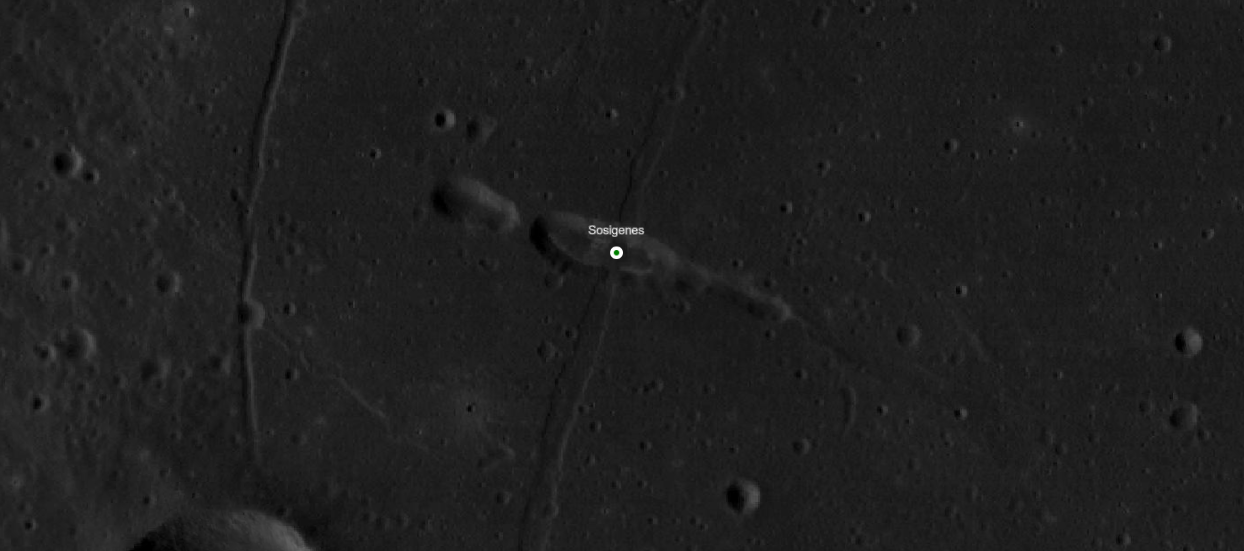
#> input picture data/training data/IrregularMarePatch.png, 1244 x 551 px; its folder holds only this picture in this run
$ python inject_anomalies.py --source 'data/training data'
#> lines starting #> are read from the running program, lines starting #| are printed output that depends on the picture
"""
Build the evaluation fixtures the harness expects.

`eval_harness.py` needs labeled regions: imagery with known artificial features
at known coordinates, plus known-hard natural features that a detector must NOT
flag. Real spacecraft imagery does not come with that labeling, so this script
manufactures it — either by injecting synthetic anomalies into your own natural
source imagery, or, with --demo, into procedurally generated terrain.

    # Self-contained demo: generate terrain, inject, write eval/ + training data/
    python inject_anomalies.py --demo

    # Use your own natural-geology imagery as the substrate
    python inject_anomalies.py --source path/to/natural/images

    # Reproducible variations
    python inject_anomalies.py --demo --seed 7

Outputs:
    eval/regions.json                     region list, splits, anomaly types
    eval/<region_id>/scene.png            the injected scene
    eval/<region_id>/ground_truth.json    zones: target / false_positive / background
    training data/<name>.png              (demo only) clean natural baseline

IMPORTANT — what these fixtures are and are not:
  The injected features are SYNTHETIC. They measure whether the detector
  separates hard-edged artificial geometry from natural terrain, which is a
  necessary property, not a sufficient one. Good separation here does not
  establish performance on real orbital imagery of real hardware. Treat these
  numbers as a regression guard while tuning, and validate on real scenes
  separately.
"""
from __future__ import annotations

import argparse
import json
import shutil
from pathlib import Path
from typing import Dict, List, Optional, Tuple

import numpy as np
from PIL import Image

BASE = Path(__file__).resolve().parent
IMG_SIZE = 1024
CHIP_SIZE = 256
CHIP_STRIDE = 128     # chip_size 256 at 50% overlap -> chip centers on this grid
SRC_EXTS = {".tif", ".tiff", ".png", ".jpg", ".jpeg", ".npy"}


# ─────────────────────────────────────────────────────────────────────────────
# SYNTHETIC NATURAL TERRAIN
# ─────────────────────────────────────────────────────────────────────────────

def _value_noise(rng: np.random.Generator, size: int, cells: int) -> np.ndarray:
    """Smooth value noise at one octave, bilinearly upsampled from a coarse grid."""
    coarse = rng.random((cells + 1, cells + 1))
    img = Image.fromarray((coarse * 255).astype(np.uint8), mode="L")
    return np.asarray(img.resize((size, size), Image.BICUBIC), dtype=np.float32) / 255.0


def fractal_terrain(rng: np.random.Generator, size: int = IMG_SIZE) -> np.ndarray:
    """Sum of octaves — the 1/f statistics that make natural surfaces look natural."""
    out = np.zeros((size, size), dtype=np.float32)
    amp, total = 1.0, 0.0
    for cells in (2, 4, 8, 16, 32, 64, 128):
        out += amp * _value_noise(rng, size, cells)
        total += amp
        amp *= 0.55
    out /= total
    return out


def add_crater(arr: np.ndarray, cx: int, cy: int, radius: float,
               rng: np.random.Generator, bright_rim: bool = False) -> None:
    """Bowl with a raised rim. The classic natural false positive: high contrast,
    strong edges, radially symmetric."""
    h, w = arr.shape
    y0, y1 = max(0, int(cy - radius * 2)), min(h, int(cy + radius * 2))
    x0, x1 = max(0, int(cx - radius * 2)), min(w, int(cx + radius * 2))
    if y1 <= y0 or x1 <= x0:
        return
    yy, xx = np.mgrid[y0:y1, x0:x1]
    r = np.hypot(yy - cy, xx - cx) / radius

    bowl = -0.18 * np.exp(-(r ** 2) * 1.6)          # depression
    rim = 0.22 * np.exp(-((r - 1.0) ** 2) / 0.05)   # raised rim
    if bright_rim:
        rim *= 1.9
    # illumination asymmetry: one side of the bowl shadowed
    shade = -0.10 * np.clip(np.cos(np.arctan2(yy - cy, xx - cx)), 0, 1) * np.exp(-(r ** 2) * 1.2)

    arr[y0:y1, x0:x1] += (bowl + rim + shade).astype(np.float32)


def add_boulder_field(arr: np.ndarray, cx: int, cy: int, extent: int,
                      rng: np.random.Generator, n: int = 40) -> None:
    """Scattered bright specks with dark shadows. Natural, but bright and compact —
    exactly the texture that generates false alarms."""
    h, w = arr.shape
    for _ in range(n):
        bx = int(np.clip(cx + rng.normal(0, extent / 3), 2, w - 3))
        by = int(np.clip(cy + rng.normal(0, extent / 3), 2, h - 3))
        rad = int(rng.integers(1, 4))
        arr[by - rad:by + rad + 1, bx - rad:bx + rad + 1] += 0.30
        arr[by:by + rad + 2, bx - rad - 1:bx] -= 0.18   # shadow


def natural_scene(rng: np.random.Generator, size: int = IMG_SIZE) -> np.ndarray:
    """Terrain + a scattering of craters. No artificial content."""
    arr = fractal_terrain(rng, size)
    for _ in range(int(rng.integers(6, 12))):
        add_crater(arr, int(rng.integers(60, size - 60)), int(rng.integers(60, size - 60)),
                   float(rng.uniform(14, 45)), rng)
    return np.clip(arr, 0.0, 1.0)


# ─────────────────────────────────────────────────────────────────────────────
# INJECTED ANOMALIES  (the "technosignature" targets)
# ─────────────────────────────────────────────────────────────────────────────

def inject_rectilinear(arr: np.ndarray, cx: int, cy: int,
                       rng: np.random.Generator) -> Tuple[int, int, int, int]:
    """Hard-edged rectangular platform with a cast shadow. Straight edges,
    right angles, uniform interior — none of which erosion produces."""
    hw, hh = int(rng.integers(14, 26)), int(rng.integers(10, 20))
    arr[cy - hh:cy + hh, cx - hw:cx + hw] = 0.86
    arr[cy - hh + 3:cy + hh - 3, cx - hw + 3:cx + hw - 3] = 0.74   # inner panel
    arr[cy + hh:cy + hh + 7, cx - hw + 4:cx + hw + 4] = 0.08       # shadow
    return (cx - hw, cy - hh, cx + hw + 4, cy + hh + 7)


def inject_linear(arr: np.ndarray, cx: int, cy: int,
                  rng: np.random.Generator) -> Tuple[int, int, int, int]:
    """A long straight track at an arbitrary angle — the case axis-aligned edge
    detectors miss and the FFT angular-concentration term is meant to catch."""
    length = int(rng.integers(120, 200))
    angle = float(rng.uniform(0, np.pi))
    dx, dy = np.cos(angle), np.sin(angle)
    h, w = arr.shape
    for t in np.linspace(-length / 2, length / 2, length * 3):
        x, y = int(cx + dx * t), int(cy + dy * t)
        if 1 <= x < w - 1 and 1 <= y < h - 1:
            arr[y - 1:y + 2, x - 1:x + 2] = 0.82
    ex, ey = int(abs(dx) * length / 2) + 2, int(abs(dy) * length / 2) + 2
    return (cx - ex, cy - ey, cx + ex, cy + ey)


def inject_compact_object(arr: np.ndarray, cx: int, cy: int,
                          rng: np.random.Generator) -> Tuple[int, int, int, int]:
    """Small, very bright, compact, with a hard shadow — a lander-like signature.
    Deliberately the smallest target: this is what patch-max error exists for."""
    r = int(rng.integers(5, 9))
    arr[cy - r:cy + r, cx - r:cx + r] = 0.94
    arr[cy - r - 2:cy - r, cx - 2:cx + 2] = 0.88      # mast / antenna
    arr[cy + r:cy + r + 9, cx - r + 3:cx + r + 3] = 0.05   # long shadow
    return (cx - r, cy - r - 2, cx + r + 3, cy + r + 9)


def inject_grid(arr: np.ndarray, cx: int, cy: int,
                rng: np.random.Generator) -> Tuple[int, int, int, int]:
    """Repeated elements on a regular pitch. Periodicity at a fixed spacing is a
    spectral signature natural terrain does not produce."""
    pitch = int(rng.integers(11, 16))
    n = 4
    for i in range(-n, n + 1):
        for j in range(-n, n + 1):
            x, y = cx + i * pitch, cy + j * pitch
            arr[y - 2:y + 3, x - 2:x + 3] = 0.88
    ext = n * pitch + 2
    return (cx - ext, cy - ext, cx + ext, cy + ext)


INJECTORS = {
    "rectilinear_structure": inject_rectilinear,
    "linear_feature":        inject_linear,
    "compact_bright_object": inject_compact_object,
    "regular_grid":          inject_grid,
}


# ─────────────────────────────────────────────────────────────────────────────
# REGION ASSEMBLY
# ─────────────────────────────────────────────────────────────────────────────

def _snap_to_chip_center(v: int) -> int:
    """Put a feature on the chip-center lattice so at least one chip center
    lands inside its zone regardless of how tiling falls."""
    return int(round((v - CHIP_STRIDE) / CHIP_STRIDE)) * CHIP_STRIDE + CHIP_STRIDE


def _containment_zone(feat_bbox: Tuple[int, int, int, int], label: str,
                      chip_size: int, size: int) -> Dict:
    """Zone covering exactly the chip centers whose chip FULLY CONTAINS the feature.

    The harness labels a chip by whether its center falls inside a zone. A chip
    of width `chip_size` centred at c spans [c - chip_size/2, c + chip_size/2],
    so it fully contains a feature spanning [f1, f2] when

        c >= f2 - chip_size/2   and   c <= f1 + chip_size/2

    Deriving the zone this way — rather than from a fixed half-width — matters:
    too wide and chips holding only a clipped corner of the feature get labeled
    `target`, which drags target confidence down and understates separation;
    too narrow and chips that genuinely contain the feature are scored as
    background. Either way the harness measures the fixture, not the model.
    """
    x1, y1, x2, y2 = feat_bbox
    half = chip_size // 2
    zx1, zx2 = x2 - half, x1 + half
    zy1, zy2 = y2 - half, y1 + half
    # A feature larger than a chip inverts the interval; fall back to the chip
    # centred on it, which is the best any tiling can do.
    if zx1 > zx2:
        zx1 = zx2 = (x1 + x2) // 2
    if zy1 > zy2:
        zy1 = zy2 = (y1 + y2) // 2
    return {
        "label": label,
        "bbox": [max(0, int(zx1)), max(0, int(zy1)),
                 min(size - 1, int(zx2)), min(size - 1, int(zy2))],
    }


def build_region(region_id: str,
                 anomaly_type: str,
                 rng: np.random.Generator,
                 substrate: Optional[np.ndarray] = None,
                 size: int = IMG_SIZE,
                 chip_size: int = CHIP_SIZE) -> Tuple[np.ndarray, Dict]:
    """Return (image, ground_truth). One injected target, two natural
    false-positive features, background everywhere else."""
    arr = natural_scene(rng, size) if substrate is None else substrate.copy()

    margin = 260
    sep = chip_size + 64        # keep features from sharing chips
    zones: List[Dict] = []
    taken: List[Tuple[int, int]] = []

    def pick_spot() -> Tuple[int, int]:
        cx = cy = size // 2
        for _ in range(400):
            cx = _snap_to_chip_center(int(rng.integers(margin, size - margin)))
            cy = _snap_to_chip_center(int(rng.integers(margin, size - margin)))
            if all(abs(cx - px) > sep or abs(cy - py) > sep for px, py in taken):
                break
        taken.append((cx, cy))
        return cx, cy

    # ── the target ──────────────────────────────────────────────────────────
    tx, ty = pick_spot()
    tbox = INJECTORS[anomaly_type](arr, tx, ty, rng)
    zones.append(_containment_zone(tbox, "target", chip_size, size))

    # ── natural features that a naive detector mistakes for targets ─────────
    fx, fy = pick_spot()
    crater_r = float(rng.uniform(30, 46))
    add_crater(arr, fx, fy, crater_r, rng, bright_rim=True)
    ce = int(crater_r * 2)
    zones.append(_containment_zone((fx - ce, fy - ce, fx + ce, fy + ce),
                                   "false_positive", chip_size, size))

    bx, by = pick_spot()
    add_boulder_field(arr, bx, by, 70, rng)
    zones.append(_containment_zone((bx - 70, by - 70, bx + 70, by + 70),
                                   "false_positive", chip_size, size))

    # background last: first match wins, so the labeled zones above take priority
    zones.append({"label": "background", "bbox": [0, 0, size - 1, size - 1]})

    arr = np.clip(arr, 0.0, 1.0)
    gt = {
        "region_id":      region_id,
        "image_path":     f"eval/{region_id}/scene.png",
        "anomaly_type":   anomaly_type,
        "synthetic":      True,
        "low_confidence": False,
        "target_feature_bbox": [int(v) for v in tbox],
        "zones":          zones,
    }
    return arr, gt


REGION_PLAN = [
    ("region_01_rect_tuning",   "rectilinear_structure", "tuning"),
    ("region_02_compact_tuning", "compact_bright_object", "tuning"),
    ("region_03_linear_tuning",  "linear_feature",        "tuning"),
    ("region_04_rect_held",     "rectilinear_structure", "held-out"),
    ("region_05_compact_held",  "compact_bright_object", "held-out"),
    ("region_06_grid_held",     "regular_grid",          "held-out"),
]


def load_substrates(source_dir: Path, size: int) -> List[np.ndarray]:
    """Load real natural imagery to inject into, center-cropped/resized to size."""
#> called with size = 1024
    paths = sorted(p for p in source_dir.rglob("*")
                   if p.is_file() and p.suffix.lower() in SRC_EXTS)
    out = []
    for p in paths:
        try:
            if p.suffix.lower() == ".npy":
                a = np.load(p).astype(np.float32)
                if a.ndim == 3:
                    a = a.mean(axis=-1)
            else:
                a = np.asarray(Image.open(p).convert("L"), dtype=np.float32) / 255.0
            lo, hi = np.percentile(a, [1, 99])
#> lo = 0.0706; hi = 0.204
            a = np.clip((a - lo) / (hi - lo + 1e-8), 0, 1)
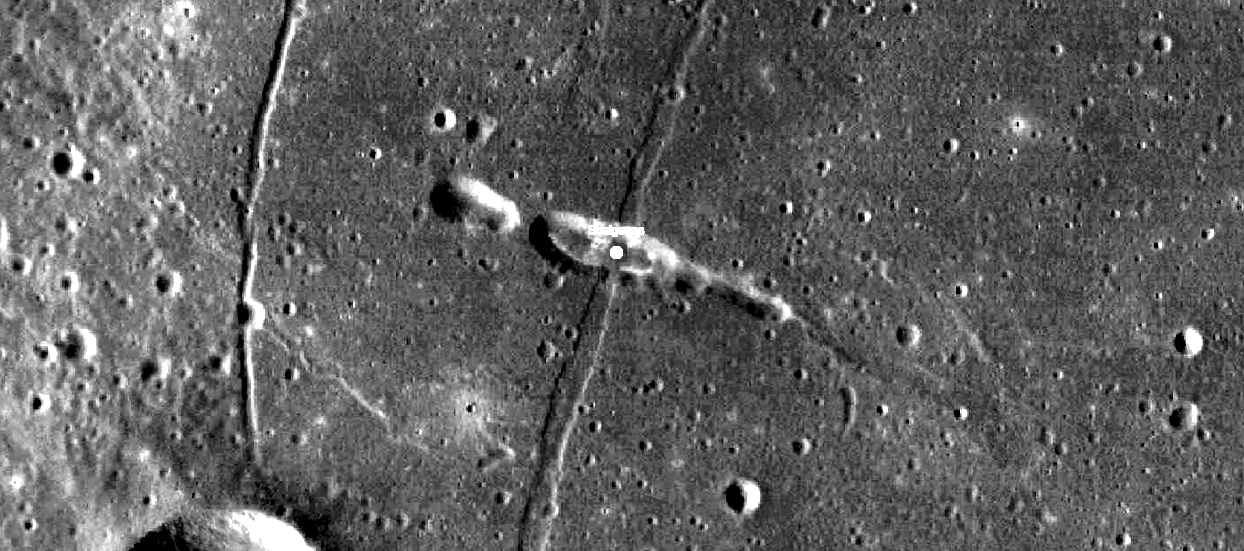
#> a: shape (551, 1244) float32; min 0, max 1, mean 0.375
            img = Image.fromarray((a * 255).astype(np.uint8), mode="L")
            out.append(np.asarray(img.resize((size, size), Image.BICUBIC),
                                  dtype=np.float32) / 255.0)
        except Exception as e:
            print(f"  skipping {p.name}: {e}")
    return out


def save_gray(arr: np.ndarray, path: Path) -> None:
    path.parent.mkdir(parents=True, exist_ok=True)
    Image.fromarray((np.clip(arr, 0, 1) * 255).astype(np.uint8), mode="L").save(path)


def main() -> None:
    ap = argparse.ArgumentParser(
        description="Generate labeled evaluation fixtures for eval_harness.py")
    ap.add_argument("--demo", action="store_true",
                    help="Generate synthetic terrain instead of using real imagery, "
                         "and populate 'training data/' with clean natural scenes.")
    ap.add_argument("--source", type=str, default=None,
                    help="Directory of natural-geology imagery to inject into.")
    ap.add_argument("--seed", type=int, default=1234, help="RNG seed.")
    ap.add_argument("--size", type=int, default=IMG_SIZE, help="Output image size.")
    ap.add_argument("--chip-size", type=int, default=CHIP_SIZE,
                    help="Chip size the harness will use; sets zone half-width.")
    ap.add_argument("--n-train", type=int, default=4,
                    help="Demo mode: how many clean baseline scenes to write.")
    ap.add_argument("--force", action="store_true",
                    help="Overwrite an existing eval/ directory.")
    args = ap.parse_args()

    if not args.demo and not args.source:
        ap.error("pass --demo, or --source DIR with your own natural imagery")

    rng = np.random.default_rng(args.seed)
    eval_dir = BASE / "eval"
    if eval_dir.exists() and any(eval_dir.iterdir()):
        if not args.force:
            ap.error(f"{eval_dir} already exists and is not empty — pass --force to overwrite")
        shutil.rmtree(eval_dir)

    substrates: List[np.ndarray] = []
    if args.source:
        src = Path(args.source)
        if not src.is_dir():
            ap.error(f"--source directory not found: {src}")
        substrates = load_substrates(src, args.size)
#> substrates = 1 item
        if not substrates:
            ap.error(f"no usable imagery in {src}")
        print(f"Loaded {len(substrates)} substrate image(s) from {src}")
#| Loaded 1 substrate image(s) from data/training data

    # ── demo: a clean natural baseline for the VAE to train on ──────────────
    if args.demo:
        train_dir = BASE / "training data"
        train_dir.mkdir(parents=True, exist_ok=True)
        for i in range(args.n_train):
            save_gray(natural_scene(rng, args.size),
                      train_dir / f"synthetic_natural_{i:02d}.png")
        print(f"Wrote {args.n_train} clean baseline scene(s) → {train_dir}")

    # ── regions ─────────────────────────────────────────────────────────────
    regions_meta = []
    for i, (rid, atype, split) in enumerate(REGION_PLAN):
        sub = substrates[i % len(substrates)] if substrates else None
        arr, gt = build_region(rid, atype, rng, substrate=sub, size=args.size,
                               chip_size=args.chip_size)
        save_gray(arr, eval_dir / rid / "scene.png")
        (eval_dir / rid / "ground_truth.json").write_text(json.dumps(gt, indent=2))
        regions_meta.append({
            "region_id":    rid,
            "split":        split,
            "anomaly_type": atype,
            "chip_size":    args.chip_size,
            "synthetic":    True,
        })
        tz = next(z for z in gt["zones"] if z["label"] == "target")
        print(f"  {rid:<28} {split:<9} {atype:<22} target@{tz['bbox']}")
#> this loop made 6 passes
#|   region_01_rect_tuning        tuning    rectilinear_structure  target@[669, 660, 871, 883]
#|   region_02_compact_tuning     tuning    compact_bright_object  target@[394, 400, 633, 631]
#|   region_03_linear_tuning      tuning    linear_feature         target@[603, 417, 677, 607]
#|   region_04_rect_held          held-out  rectilinear_structure  target@[411, 663, 617, 880]
#|   region_05_compact_held       held-out  compact_bright_object  target@[520, 398, 763, 633]
#|   region_06_grid_held          held-out  regular_grid           target@[310, 566, 458, 714]
#> pass 1, in main, `sub = substrates[i % len(substrates)] if substrates else None`:
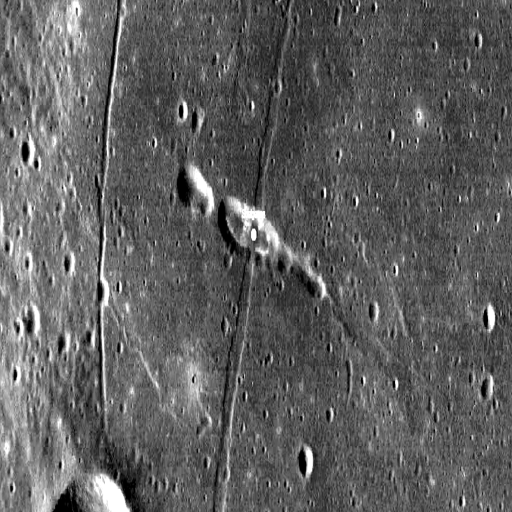
#> sub: shape (1024, 1024) float32 (shown at 1/2 size); min 0, max 1, mean 0.372
#> pass 1, in save_gray, `Image.fromarray((np.clip(arr, 0, 1) * 255).astype(np.uint8), mode="L")..`:
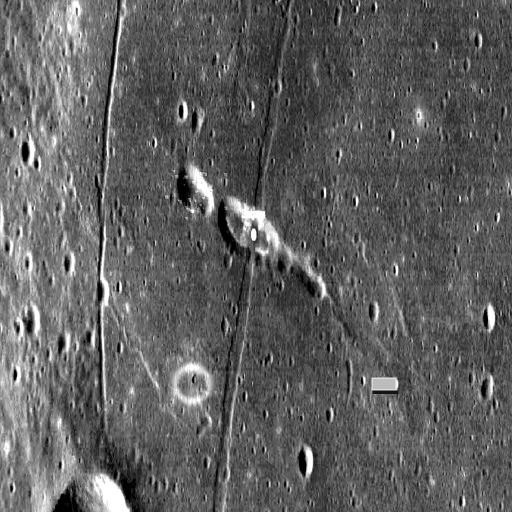
#> saved as scene.png: PIL image 1024x1024 L (shown at 1/2 size); min 0, max 255, mean 95.2
#> after the loop, regions_meta = 6 items

    (eval_dir / "regions.json").write_text(
        json.dumps({"regions": regions_meta}, indent=2))

    print(f"\nWrote {len(regions_meta)} regions → {eval_dir}")
#| Wrote 6 regions → eval
    print("These targets are SYNTHETIC — a regression guard, not evidence of "
          "real-imagery performance.")
    print("Next:  python eval_harness.py --iteration 1")


if __name__ == "__main__":
    main()
